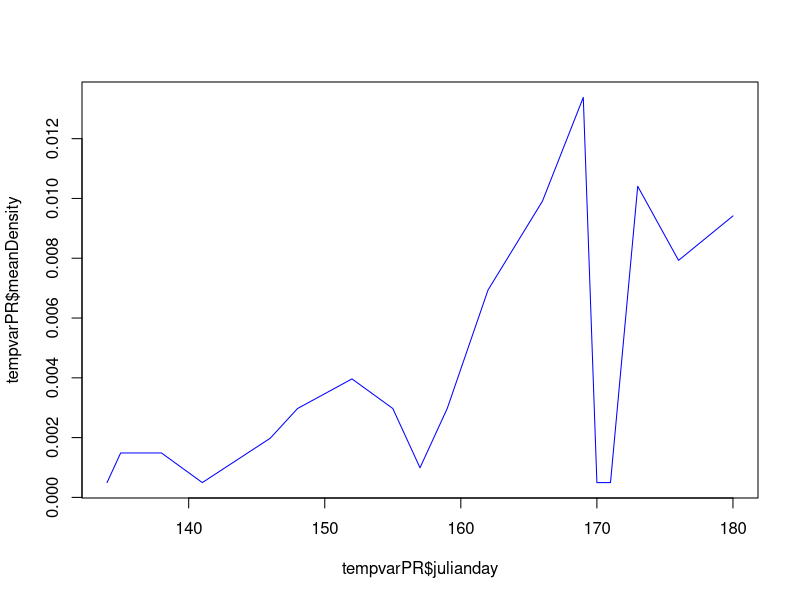
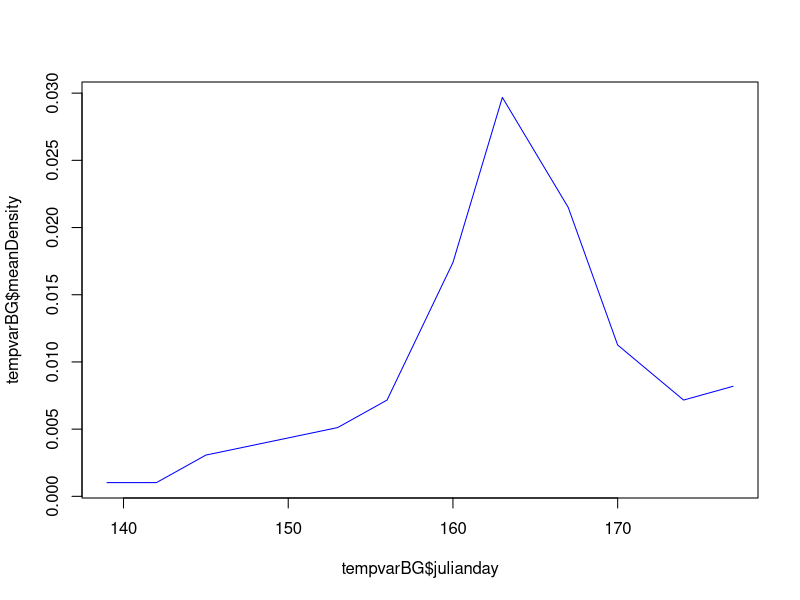

Generate these figures, in order, with R:
################################################
# Script for conducting basic analyses based on 
# Caterpillars Count! data exported from the
# phpMyAdmin project site.

# Data include:
#
# tbl_surveys: date, site, time, and temperature of all survey events
#
# tbl_orders: arthropod observed, their length, and count associated with
#             each survey event

# Load required libraries
library(plyr)
library(dplyr)
library(lubridate)

# Read in data
surveys = read.csv('data/tbl_surveys.csv', header=F)
orders = read.csv('data/tbl_orders.csv', header=F)

names(surveys) = c('surveyID', 'site', 'userID', 'survey', 'circle', 'dateStart',
                   'dateSubmit', 'tempMin', 'tempMax', 'notes', 'plantSp',
                   'herbivory', 'photo', 'isValid')
names(orders) = c('recordID', 'surveyID', 'arthropod', 'length', 'notes',
                  'count', 'photo', 'time', 'isValid')

# Merge orders and surveys table
orders2 = merge(surveys, orders, by = 'surveyID', all = T)

orders2$date = as.POSIXlt(orders2$dateStart, format = "%m/%d/%Y %H:%M")
orders2$julianday = yday(orders2$date)

orders3 = orders2[, c('surveyID', 'site', 'survey', 'circle', 'date','julianday',
                      'plantSp','herbivory','arthropod','length',
                      'count','notes.y','notes.x')]

# temp fix of date class
orders3$date = as.character(orders3$date)

# add a year column
tempdate <- substring(orders3$date, 1, 4)
orders3$year = tempdate

# Calculate mean density per survey

meanDensityByDay = function(surveyData,            # merged dataframe of surveys and orders tables
                       ordersToInclude,       # which arthropod orders to calculate density for
                       byTreeSpecies = FALSE, # do we want to calculate densities separately for each tree?
                       minLength = 0,         # minimum arthropod size to include
                       inputYear,
                       inputSite)                  
  
  {
  dataYearSite = surveyData[surveyData$year == inputYear & surveyData$site == inputSite, ]
  
  temp = filter(dataYearSite, length >= minLength & arthropod %in% ordersToInclude)
  if (byTreeSpecies) {
    temp2 = ddply(temp, .(site, julianday, year, plantSp), summarize, 
                  meanDensity = sum(count)/length(unique(dataYearSite$surveyID)))
    
  } else {
    temp2 = ddply(temp, .(site, julianday, year), summarize, 
                  meanDensity = sum(count)/length(unique(dataYearSite$surveyID)))
  }
  
}

# Plotting
tempvarPR <- meanDensityByDay(surveyData = orders3, ordersToInclude = 'Caterpillars (Lepidoptera larvae)', 
                             inputYear = '2015', inputSite = 117) # for Prairie Ridge plot
plot(tempvarPR$julianday, tempvarPR$meanDensity, type = 'l', col = "blue")

tempvarBG <- meanDensityByDay(surveyData = orders3, ordersToInclude = 'Caterpillars (Lepidoptera larvae)', 
                            inputYear = '2015', inputSite = 8892356) # for Botanical Garden plot
plot(tempvarBG$julianday, tempvarBG$meanDensity, type = 'l', col = "blue")

# Not sure if these are correct, never a mean density of 0?
# Adding if else statements for if you don't want to input year and site?
